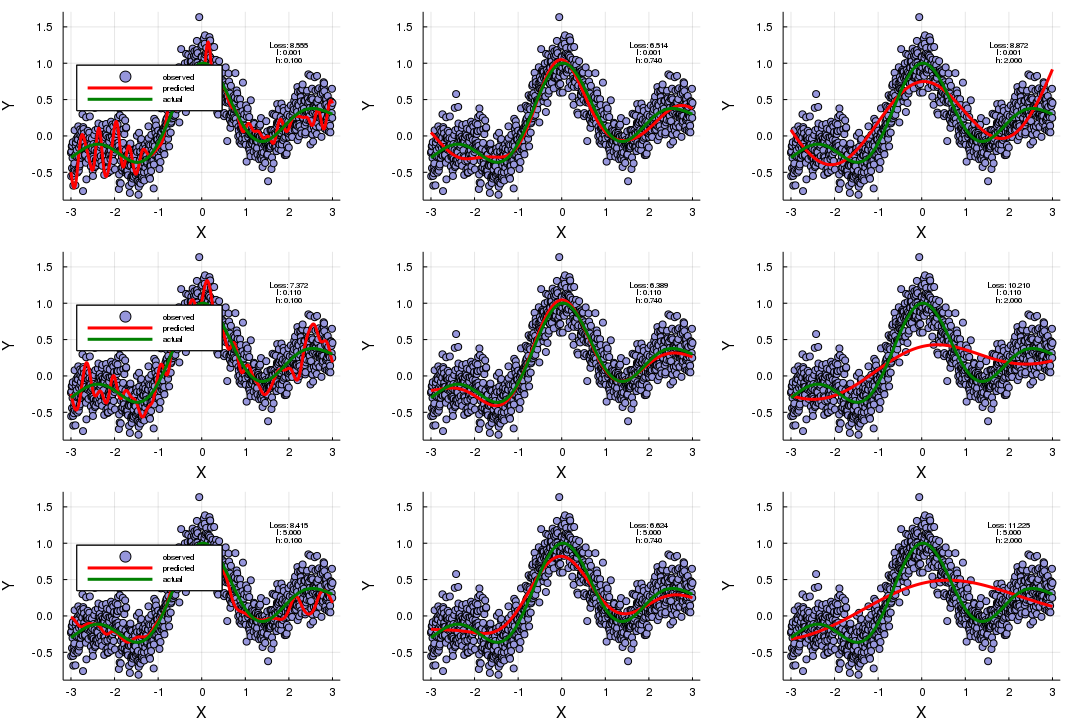

Write the Julia code that produced this figure.
using Plots
using LinearAlgebra
using StatsBase
using IterTools
using Printf

function rmse(yobs, ypred)
   sqrt(sum((yobs - ypred).^2)) 
end

function kernelLinear(x, y, h, l)
    n = size(x)[1]
    x2 = x.^2
    k = exp.(-(repeat(x2, 1, n) + repeat(x2', n, 1) - 2 .* (x * x')) ./ (2 * h^2))
    t = inv(k^2 + l .* I) * (k * y)
end

function calcValidation(X, x, t, h)
    X2 = X .^ 2
    x2 = x .^ 2
    hh = 2 * h .^ 2
    K = exp.(-(repeat(X2, 1, length(x)) + repeat(x2', length(X), 1) - 2 .* (X * x')) ./ hh)
    F = K * t
end

function getCVIndice(maxIndice, numCV)
    x = collect(1:maxIndice)
    train = []
    remains = copy(x)
    nsample = Int(maxIndice / numCV)
    for i in 1:numCV
        s = sample(remains, nsample, replace=false)
        append!(train, [s])
        remains = setdiff(remains, s)
    end
    valid = [setdiff(x, t) for t in train]
    indices = [(t, v) for (t, v) in zip(train, valid)]
end

function CV(X, Y, h, l, numCV)
    len = size(X)[1]
    indices = getCVIndice(len, numCV)
    loss_array = []
    for (train_indices, valid_indices) in indices
        x = X[train_indices]
        Xnew = X[valid_indices]
        y = Y[train_indices]
        Ynew = Y[valid_indices]
        t = kernelLinear(x, y, h, l)
        F = calcValidation(Xnew, x, t, h)
        loss = rmse(Ynew, F)
        append!(loss_array, loss)
    end
    sum(loss_array) / size(loss_array)[1]
end

N = 1000
X = range(-3, stop=3, length=N)
piX = pi .* X
Y = sin.(piX) ./ (piX) + 0.1 .* X + 0.2 .* randn(N, 1)
ytrue = sin.(piX) ./ (piX) + 0.1 .* X

h = 0.3
l = 0.3
l_mean = CV(X, Y, h, l, 10)

h_array = collect(range(0.01, stop=1.0, length=100))
l_array = collect(range(0.01, stop=1.0, length=100))
loss_array = []
param_array = [(h, l) for (h, l) in Iterators.product(h_array, l_array)]
for (h, l) in Iterators.product(h_array, l_array)
    l_mean = CV(X, Y, h, l, 10)
    append!(loss_array, l_mean)
end

min_idx = argmin(loss_array)
best = param_array[min_idx]

println("Best Parameters h: $(best[1]) l: $(best[2])")

h_sample = [0.1, 0.74, 2.0]
l_sample = [0.001, 0.11, 5.0]
plots_array = []
l_array
for (h, l) in Iterators.product(h_sample, l_sample)
    l_mean = CV(X, Y, h, l, 10)
    n = length(X)
    s = sample(1:n, 100, replace=false)
    x = X[s]
    y = Y[s]

    t = kernelLinear(x, y, h, l)
    F = calcValidation(X, x, t, h)
    str = @sprintf "Loss: %.3f" l_mean
    lstr = @sprintf "l: %.3f" l
    hstr = @sprintf "h: %.3f" h
    p = scatter(
        X, Y, 
        label="observed", 
        color=RGB(150/255, 150/255, 220/255), 
        legend=:top, 
        size=(360, 240),
        legendfontsize=6,
        annotations=[
            (2, 1.25, text("$(str)", 6)),
            (2, 1.15, text("$(lstr)", 6)),
            (2, 1.05, text("$(hstr)", 6))
        ]
    )
    plot!(p, X, F, xlabel="X", ylabel="Y", label="predicted", linewidth=3, color=:red)
    plot!(p, X, ytrue, label="actual", linewidth=3, color=:green)
    push!(plots_array, p)
    push!(l_array, l_mean)
end


p2 = plot(
    plots_array[1],
    plots_array[2],
    plots_array[3],
    plots_array[4],
    plots_array[5],
    plots_array[6],
    plots_array[7],
    plots_array[8],
    plots_array[9],
    size=(1080, 720)
)
png("fitting_")
